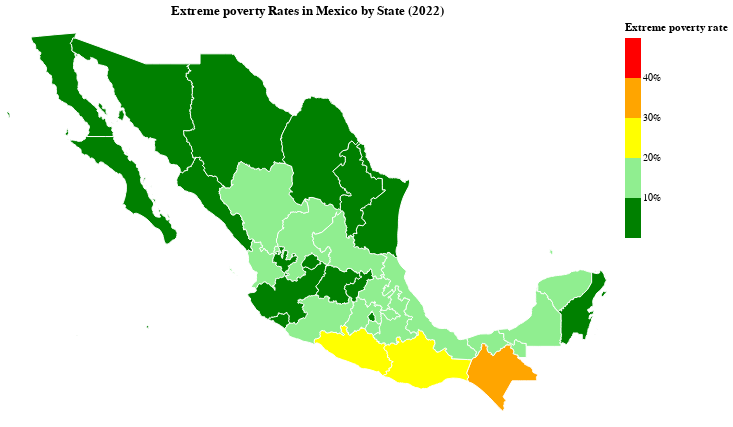

Write notebook code for a chart like this one.
### Code cell
maps_lst[3]

### Figure 1 — Vega-Lite specification as saved in the notebook (floating-point values rounded to 4 significant figures; data arrays with more than 128 entries replaced by an {"elided": "..."} marker saying what was removed)
{"config": {"view": {"continuousWidth": 300, "continuousHeight": 300}}, "data": {"values": [{"type": "Feature", "properties": {"id": "null", "state_code": 9, "state_name": "Distrito Federal"}, "geometry": {"type": "Polygon", "coordinates": [[[-99.09, 19.51], [-99.06, 19.5], [-99.05, 19.45], [-99.06, 19.42], [-99.06, 19.4], [-98.99, 19.37], [-98.97, 19.34], [-98.96, 19.33], [-98.98, 19.25], [-98.95, 19.22], [-98.97, 19.21], [-98.96, 19.17], [-98.96, 19.12], [-98.98, 19.07], [-99.03, 19.09], [-99.06, 19.05], [-99.13, 19.06], [-99.14, 19.09], [-99.14, 19.09], [-99.23, 19.1], [-99.28, 19.13], [-99.31, 19.21], [-99.31, 19.22], [-99.32, 19.23], [-99.32, 19.23], [-99.32, 19.23], [-99.34, 19.27], [-99.37, 19.28], [-99.36, 19.3], [-99.33, 19.35], [-99.26, 19.4], [-99.24, 19.41], [-99.21, 19.47], [-99.21, 19.47], [-99.21, 19.5], [-99.2, 19.51], [-99.16, 19.5], [-99.18, 19.53], [-99.14, 19.57], [-99.12, 19.59], [-99.12, 19.59], [-99.11, 19.57], [-99.13, 19.54], [-99.09, 19.51]]]}}, {"type": "Feature", "properties": {"id": "null", "state_code": 12, "state_name": "Guerrero"}, "geometry": {"type": "Polygon", "coordinates": {"elided": "1x256x2 float values"}}}, {"type": "Feature", "properties": {"id": "null", "state_code": 15, "state_name": "México"}, "geometry": {"type": "Polygon", "coordinates": {"elided": "1x240x2 float values"}}}, {"type": "Feature", "properties": {"id": "null", "state_code": 17, "state_name": "Morelos"}, "geometry": {"type": "Polygon", "coordinates": {"elided": "1x76x2 float values"}}}, {"type": "Feature", "properties": {"id": "null", "state_code": 25, "state_name": "Sinaloa"}, "geometry": {"type": "Polygon", "coordinates": {"elided": "1x250x2 float values"}}}, {"type": "Feature", "properties": {"id": "null", "state_code": 2, "state_name": "Baja California"}, "geometry": {"type": "MultiPolygon", "coordinates": {"elided": "7 rows, 564 float values in total"}}}, {"type": "Feature", "properties": {"id": "null", "state_code": 26, "state_name": "Sonora"}, "geometry": {"type": "MultiPolygon", "coordinates": {"elided": "4 rows, 700 float values in total"}}}, {"type": "Feature", "properties": {"id": "null", "state_code": 3, "state_name": "Baja California Sur"}, "geometry": {"type": "MultiPolygon", "coordinates": {"elided": "12 rows, 626 float values in total"}}}, {"type": "Feature", "properties": {"id": "null", "state_code": 32, "state_name": "Zacatecas"}, "geometry": {"type": "Polygon", "coordinates": {"elided": "1x415x2 float values"}}}, {"type": "Feature", "properties": {"id": "null", "state_code": 10, "state_name": "Durango"}, "geometry": {"type": "Polygon", "coordinates": {"elided": "1x306x2 float values"}}}, {"type": "Feature", "properties": {"id": "null", "state_code": 8, "state_name": "Chihuahua"}, "geometry": {"type": "Polygon", "coordinates": {"elided": "1x369x2 float values"}}}, {"type": "Feature", "properties": {"id": "null", "state_code": 6, "state_name": "Colima"}, "geometry": {"type": "MultiPolygon", "coordinates": {"elided": "3 rows, 170 float values in total"}}}, {"type": "Feature", "properties": {"id": "null", "state_code": 18, "state_name": "Nayarit"}, "geometry": {"type": "MultiPolygon", "coordinates": {"elided": "5 rows, 420 float values in total"}}}, {"type": "Feature", "properties": {"id": "null", "state_code": 16, "state_name": "Michoacán de Ocampo"}, "geometry": {"type": "Polygon", "coordinates": {"elided": "1x296x2 float values"}}}, {"type": "Feature", "properties": {"id": "null", "state_code": 14, "state_name": "Jalisco"}, "geometry": {"type": "Polygon", "coordinates": {"elided": "1x508x2 float values"}}}, {"type": "Feature", "properties": {"id": "null", "state_code": 7, "state_name": "Chiapas"}, "geometry": {"type": "Polygon", "coordinates": {"elided": "1x196x2 float values"}}}, {"type": "Feature", "properties": {"id": "null", "state_code": 27, "state_name": "Tabasco"}, "geometry": {"type": "Polygon", "coordinates": {"elided": "1x176x2 float values"}}}, {"type": "Feature", "properties": {"id": "null", "state_code": 20, "state_name": "Oaxaca"}, "geometry": {"type": "Polygon", "coordinates": {"elided": "1x284x2 float values"}}}, {"type": "Feature", "properties": {"id": "null", "state_code": 11, "state_name": "Guanajuato"}, "geometry": {"type": "Polygon", "coordinates": {"elided": "1x216x2 float values"}}}, {"type": "Feature", "properties": {"id": "null", "state_code": 1, "state_name": "Aguascalientes"}, "geometry": {"type": "Polygon", "coordinates": [[[-102.3, 22.37], [-102.2, 22.36], [-102.2, 22.35], [-102.2, 22.29], [-102.1, 22.29], [-102.1, 22.31], [-102.0, 22.3], [-102.0, 22.24], [-102.0, 22.22], [-102.0, 22.17], [-102.0, 22.13], [-102.0, 22.11], [-101.9, 22.04], [-101.9, 22.03], [-101.9, 21.99], [-101.9, 21.96], [-101.9, 21.93], [-101.8, 21.94], [-101.8, 21.91], [-101.9, 21.91], [-101.9, 21.89], [-102.0, 21.85], [-102.1, 21.81], [-102.1, 21.8], [-102.1, 21.75], [-102.1, 21.71], [-102.2, 21.69], [-102.2, 21.69], [-102.2, 21.66], [-102.3, 21.65], [-102.3, 21.62], [-102.4, 21.65], [-102.4, 21.67], [-102.6, 21.74], [-102.6, 21.74], [-102.6, 21.77], [-102.7, 21.75], [-102.7, 21.73], [-102.7, 21.72], [-102.9, 21.8], [-102.8, 21.83], [-102.9, 21.86], [-102.8, 21.93], [-102.8, 22.0], [-102.7, 22.08], [-102.7, 22.1], [-102.6, 22.23], [-102.7, 22.25], [-102.7, 22.29], [-102.6, 22.29], [-102.5, 22.29], [-102.5, 22.32], [-102.5, 22.34], [-102.5, 22.35], [-102.4, 22.36], [-102.4, 22.38], [-102.3, 22.39], [-102.3, 22.46], [-102.3, 22.46], [-102.3, 22.42], [-102.3, 22.37]]]}}, {"type": "Feature", "properties": {"id": "null", "state_code": 22, "state_name": "Querétaro"}, "geometry": {"type": "Polygon", "coordinates": {"elided": "1x136x2 float values"}}}, {"type": "Feature", "properties": {"id": "null", "state_code": 24, "state_name": "San Luis Potosí"}, "geometry": {"type": "Polygon", "coordinates": {"elided": "1x301x2 float values"}}}, {"type": "Feature", "properties": {"id": "null", "state_code": 29, "state_name": "Tlaxcala"}, "geometry": {"type": "Polygon", "coordinates": {"elided": "1x86x2 float values"}}}, {"type": "Feature", "properties": {"id": "null", "state_code": 21, "state_name": "Puebla"}, "geometry": {"type": "Polygon", "coordinates": {"elided": "1x383x2 float values"}}}, {"type": "Feature", "properties": {"id": "null", "state_code": 13, "state_name": "Hidalgo"}, "geometry": {"type": "Polygon", "coordinates": {"elided": "1x244x2 float values"}}}, {"type": "Feature", "properties": {"id": "null", "state_code": 30, "state_name": "Veracruz de Ignacio de la Llave"}, "geometry": {"type": "Polygon", "coordinates": {"elided": "1x484x2 float values"}}}, {"type": "Feature", "properties": {"id": "null", "state_code": 19, "state_name": "Nuevo León"}, "geometry": {"type": "Polygon", "coordinates": {"elided": "1x212x2 float values"}}}, {"type": "Feature", "properties": {"id": "null", "state_code": 5, "state_name": "Coahuila de Zaragoza"}, "geometry": {"type": "Polygon", "coordinates": {"elided": "1x287x2 float values"}}}, {"type": "Feature", "properties": {"id": "null", "state_code": 28, "state_name": "Tamaulipas"}, "geometry": {"type": "Polygon", "coordinates": {"elided": "1x278x2 float values"}}}, {"type": "Feature", "properties": {"id": "null", "state_code": 31, "state_name": "Yucatán"}, "geometry": {"type": "MultiPolygon", "coordinates": {"elided": "2 rows, 252 float values in total"}}}, {"type": "Feature", "properties": {"id": "null", "state_code": 4, "state_name": "Campeche"}, "geometry": {"type": "Polygon", "coordinates": {"elided": "1x150x2 float values"}}}, {"type": "Feature", "properties": {"id": "null", "state_code": 23, "state_name": "Quintana Roo"}, "geometry": {"type": "MultiPolygon", "coordinates": {"elided": "5 rows, 456 float values in total"}}}]}, "mark": {"type": "geoshape", "stroke": "white", "strokeWidth": 1}, "encoding": {"color": {"bin": {"extent": [0, 0.5], "step": 0.1}, "field": "extreme_poverty", "legend": {"format": "%"}, "scale": {"domain": [0.0, 0.1, 0.2, 0.3, 0.4, 0.5], "range": ["green", "lightgreen", "yellow", "orange", "red"]}, "title": "Extreme poverty rate", "type": "quantitative"}, "tooltip": [{"field": "state_code", "title": "State Code", "type": "nominal"}, {"field": "state_name_for_map", "title": "State", "type": "nominal"}, {"field": "alimentary_poverty", "format": ".2%", "title": "Alimentary Poverty Rate", "type": "quantitative"}, {"field": "extreme_poverty", "format": ".2%", "title": "Extreme Poverty Rate", "type": "quantitative"}]}, "height": 400, "projection": {"type": "mercator"}, "title": "Extreme poverty Rates in Mexico by State (2022)", "transform": [{"lookup": "properties.state_code", "from": {"data": {"name": "data-9bb5e692210f1064be96a99ea83b7152"}, "key": "state_code", "fields": ["alimentary_poverty", "extreme_poverty", "state_name_for_map", "state_code"]}}], "width": 600, "$schema": "https://vega.github.io/schema/vega-lite/v5.20.1.json", "datasets": {"data-9bb5e692210f1064be96a99ea83b7152": [{"Unnamed: 0": 96, "index": 0, "state_code": 1, "alimentary_poverty": 0.1517, "extreme_poverty": 0.06073, "state_name": "AGUASCALIENTES", "year": 2022, "state_name_for_map": "Aguascalientes"}, {"Unnamed: 0": 97, "index": 1, "state_code": 2, "alimentary_poverty": 0.08836, "extreme_poverty": 0.02809, "state_name": "BAJA CALIFORNIA", "year": 2022, "state_name_for_map": "Baja California"}, {"Unnamed: 0": 98, "index": 2, "state_code": 3, "alimentary_poverty": 0.1367, "extreme_poverty": 0.02849, "state_name": "BAJA CALIFORNIA SUR", "year": 2022, "state_name_for_map": "Baja California Sur"}, {"Unnamed: 0": 99, "index": 3, "state_code": 4, "alimentary_poverty": 0.2004, "extreme_poverty": 0.1591, "state_name": "CAMPECHE", "year": 2022, "state_name_for_map": "Campeche"}, {"Unnamed: 0": 100, "index": 4, "state_code": 5, "alimentary_poverty": 0.1258, "extreme_poverty": 0.05901, "state_name": "COAHUILA", "year": 2022, "state_name_for_map": "Coahuila"}, {"Unnamed: 0": 101, "index": 5, "state_code": 6, "alimentary_poverty": 0.1328, "extreme_poverty": 0.04415, "state_name": "COLIMA", "year": 2022, "state_name_for_map": "Colima"}, {"Unnamed: 0": 102, "index": 6, "state_code": 7, "alimentary_poverty": 0.1722, "extreme_poverty": 0.3664, "state_name": "CHIAPAS", "year": 2022, "state_name_for_map": "Chiapas"}, {"Unnamed: 0": 103, "index": 7, "state_code": 8, "alimentary_poverty": 0.09342, "extreme_poverty": 0.05325, "state_name": "CHIHUAHUA", "year": 2022, "state_name_for_map": "Chihuahua"}, {"Unnamed: 0": 104, "index": 8, "state_code": 9, "alimentary_poverty": 0.09713, "extreme_poverty": 0.05877, "state_name": "DISTRITO FEDERAL", "year": 2022, "state_name_for_map": "Ciudad de México"}, {"Unnamed: 0": 105, "index": 9, "state_code": 10, "alimentary_poverty": 0.1982, "extreme_poverty": 0.1327, "state_name": "DURANGO", "year": 2022, "state_name_for_map": "Durango"}, {"Unnamed: 0": 106, "index": 10, "state_code": 11, "alimentary_poverty": 0.1723, "extreme_poverty": 0.08381, "state_name": "GUANAJUATO", "year": 2022, "state_name_for_map": "Guanajuato"}, {"Unnamed: 0": 107, "index": 11, "state_code": 12, "alimentary_poverty": 0.2845, "extreme_poverty": 0.2722, "state_name": "GUERRERO", "year": 2022, "state_name_for_map": "Guerrero"}, {"Unnamed: 0": 108, "index": 12, "state_code": 13, "alimentary_poverty": 0.1517, "extreme_poverty": 0.12, "state_name": "HIDALGO", "year": 2022, "state_name_for_map": "Hidalgo"}, {"Unnamed: 0": 109, "index": 13, "state_code": 14, "alimentary_poverty": 0.1322, "extreme_poverty": 0.04731, "state_name": "JALISCO", "year": 2022, "state_name_for_map": "Jalisco"}, {"Unnamed: 0": 110, "index": 14, "state_code": 15, "alimentary_poverty": 0.1699, "extreme_poverty": 0.1212, "state_name": "MEXICO", "year": 2022, "state_name_for_map": "Estado de México"}, {"Unnamed: 0": 111, "index": 15, "state_code": 16, "alimentary_poverty": 0.2095, "extreme_poverty": 0.1293, "state_name": "MICHOACAN", "year": 2022, "state_name_for_map": "Michoacán"}, {"Unnamed: 0": 112, "index": 16, "state_code": 17, "alimentary_poverty": 0.1763, "extreme_poverty": 0.1165, "state_name": "MORELOS", "year": 2022, "state_name_for_map": "Morelos"}, {"Unnamed: 0": 113, "index": 17, "state_code": 18, "alimentary_poverty": 0.1663, "extreme_poverty": 0.1013, "state_name": "NAYARIT", "year": 2022, "state_name_for_map": "Nayarit"}, {"Unnamed: 0": 114, "index": 18, "state_code": 19, "alimentary_poverty": 0.1095, "extreme_poverty": 0.03812, "state_name": "NUEVO LEON", "year": 2022, "state_name_for_map": "Nuevo León"}, {"Unnamed: 0": 115, "index": 19, "state_code": 20, "alimentary_poverty": 0.231, "extreme_poverty": 0.2486, "state_name": "OAXACA", "year": 2022, "state_name_for_map": "Oaxaca"}, {"Unnamed: 0": 116, "index": 20, "state_code": 21, "alimentary_poverty": 0.1913, "extreme_poverty": 0.1913, "state_name": "PUEBLA", "year": 2022, "state_name_for_map": "Puebla"}, {"Unnamed: 0": 117, "index": 21, "state_code": 22, "alimentary_poverty": 0.1137, "extreme_poverty": 0.04605, "state_name": "QUERETARO", "year": 2022, "state_name_for_map": "Querétaro"}, {"Unnamed: 0": 118, "index": 22, "state_code": 23, "alimentary_poverty": 0.1271, "extreme_poverty": 0.07065, "state_name": "QUINTANA ROO", "year": 2022, "state_name_for_map": "Quintana Roo"}, {"Unnamed: 0": 119, "index": 23, "state_code": 24, "alimentary_poverty": 0.1319, "extreme_poverty": 0.1341, "state_name": "SAN LUIS POTOSI", "year": 2022, "state_name_for_map": "San Luis Potosí"}, {"Unnamed: 0": 120, "index": 24, "state_code": 25, "alimentary_poverty": 0.1711, "extreme_poverty": 0.04477, "state_name": "SINALOA", "year": 2022, "state_name_for_map": "Sinaloa"}, {"Unnamed: 0": 121, "index": 25, "state_code": 26, "alimentary_poverty": 0.1923, "extreme_poverty": 0.05587, "state_name": "SONORA", "year": 2022, "state_name_for_map": "Sonora"}, {"Unnamed: 0": 122, "index": 26, "state_code": 27, "alimentary_poverty": 0.3438, "extreme_poverty": 0.1588, "state_name": "TABASCO", "year": 2022, "state_name_for_map": "Tabasco"}, {"Unnamed: 0": 123, "index": 27, "state_code": 28, "alimentary_poverty": 0.1216, "extreme_poverty": 0.08034, "state_name": "TAMAULIPAS", "year": 2022, "state_name_for_map": "Tamaulipas"}, {"Unnamed: 0": 124, "index": 28, "state_code": 29, "alimentary_poverty": 0.1874, "extreme_poverty": 0.1693, "state_name": "TLAXCALA", "year": 2022, "state_name_for_map": "Tlaxcala"}, {"Unnamed: 0": 125, "index": 29, "state_code": 30, "alimentary_poverty": 0.1985, "extreme_poverty": 0.1876, "state_name": "VERACRUZ", "year": 2022, "state_name_for_map": "Veracruz"}, {"Unnamed: 0": 126, "index": 30, "state_code": 31, "alimentary_poverty": 0.1357, "extreme_poverty": 0.1019, "state_name": "YUCATAN", "year": 2022, "state_name_for_map": "Yucatán"}, {"Unnamed: 0": 127, "index": 31, "state_code": 32, "alimentary_poverty": 0.1572, "extreme_poverty": 0.1633, "state_name": "ZACATECAS", "year": 2022, "state_name_for_map": "Zacatecas"}]}}
